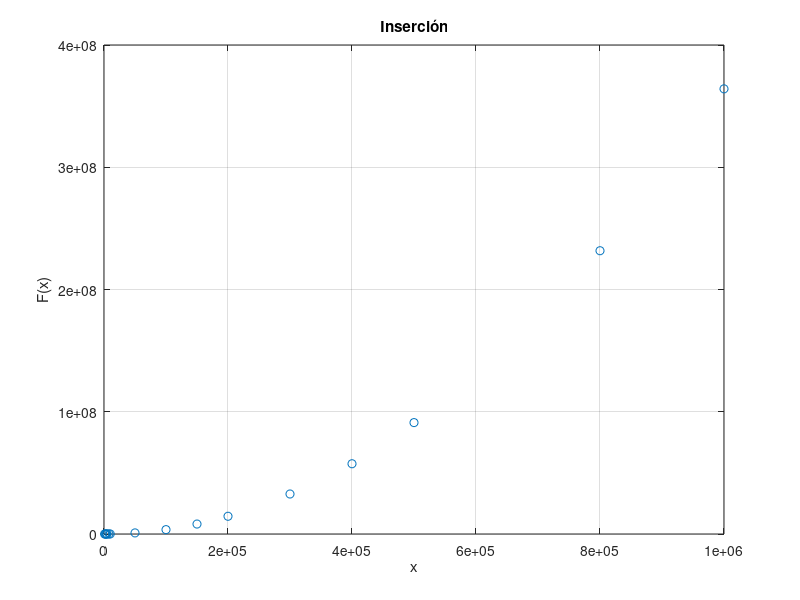

This chart was generated by the following MATLAB code:
%%VALORES DE X 
x=[1000 2000 3000 4000 5000 8000 10000 50000 100000 150000 200000 300000 400000 500000 800000 1000000];
 
%%VALORES DE Y = F(x) en Milisegundos
y=[365.9725 1492.9771 3225.0881 5692.9588 8931.1600 23195.9820 35388.9465 896040.9164 3570827.0073 8148619.8902 14505819.0823 32719455.9574 57466399.9081 91123589.9925 231721153.9745 364146142.9596];

%%OBTENER UN POLINOMIO QUE SE AJUSTE A LOS PUNTOS X Y Y
grado=2; 				%%GRADO DEL POLINOMIO DE AJUSTE
p=polyfit(x,y,grado)	%%FUNCION QUE REALIZA EL AJUSTE POLINOMIAL

%%SE CREA UN ESPACIO PARA REALIZAR UNA GRAFICA EN 
%%DONDE SE COMPARA LA CURVA AJUSTADA CONTRA LOS 
%%VALORES EXPERIMENTALES
xi=linspace(0,1000000,1000000);      %%ESPACIO DE PUNTOS PARA Xi
z=polyval(p,xi);				%%EVALUACION DEL POLINOMIO P EN EL ESPACIO Xi

%%SE REALIZA LA FIGURA CORRESPONDIENTE
figure(1);
plot(x,y,'o',xi,z,'-'),grid;
ylabel('F(x)');
xlabel('x');
title('Inserción');